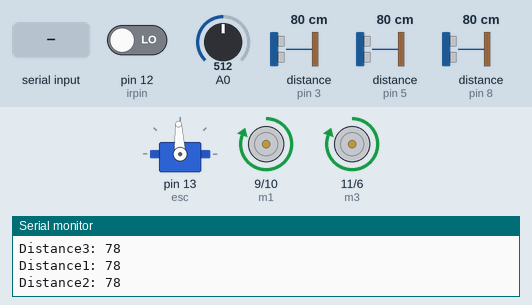
The sketch below on a simulated Arduino Uno, built with avr-gcc and run on an emulated ATmega328P. On the bench: servo, motor-driver pin pairs drawn as motors (green arrow = first pin HIGH = forward, orange = second pin HIGH = backward, longer = more drive), the last lines printed to the serial monitor. Wiring (inferred from the names in the program): 3 × ultrasonic range finder: trigger pin 2, echo pin 3 / trigger pin 4, echo pin 5 / trigger pin 7, echo pin 8. The inputs (shaded band) are chosen by the test bench; at power-on: distance to the obstacle (sensors on pin 3, pin 5, pin 8) 80 cm, pin 12 (irpin) LOW, A0 = 512. The echo pulse lasts 58.3 µs per cm.

Above: at 3.2 s.
3.3 s: distance to the obstacle (sensor on pin 3) set to 18 cm
6.3 s: distance to the obstacle (sensor on pin 3) set to 14 cm
At 7.5 s:
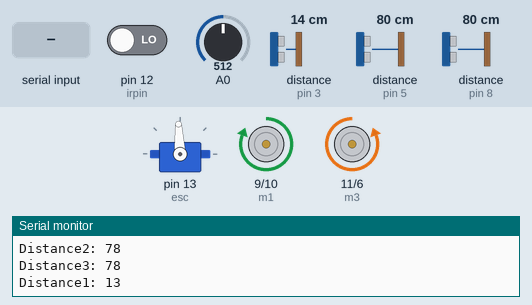
7.8 s: pin 12 (irpin) driven HIGH
At 8.6 s:
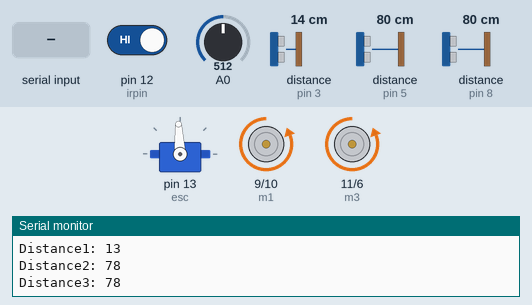
10.8 s: "R" received over Serial
At 11.9 s:
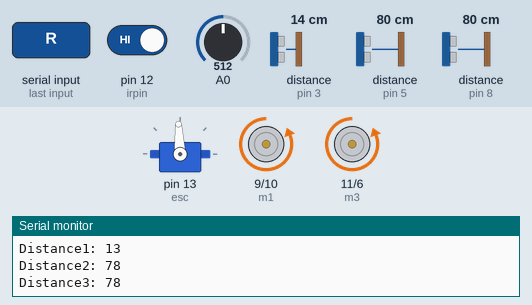
13.8 s: A0 set to 716
At 15.2 s:
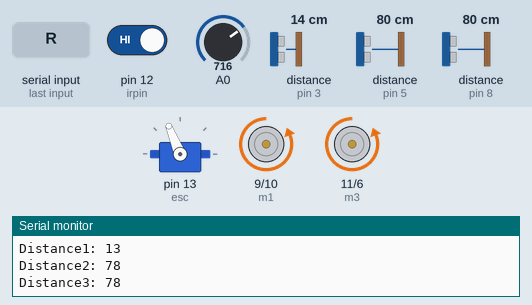
16.8 s: "F" received over Serial
At 18.6 s:
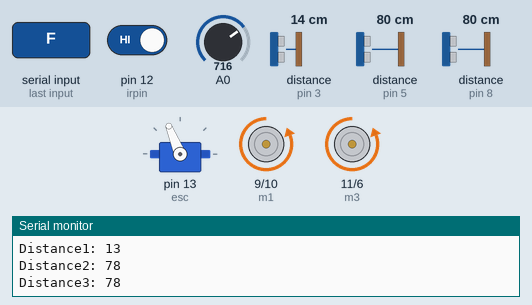
Timing chart, 0 to 20.3 s (numbered marks = the images above; inputs shaded):
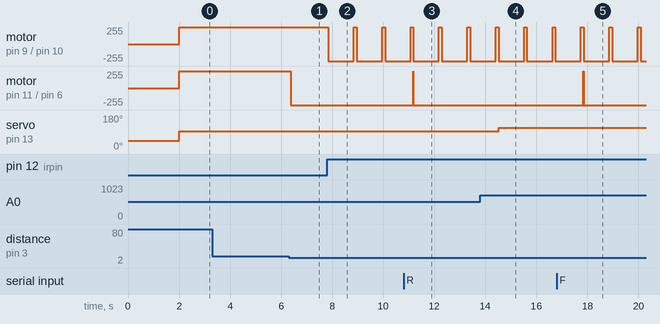

Measured:
- the behaviour switches between 17 and 16 cm on distance to the obstacle (sensor on pin 3) (found by bisection; images 0 and 1)
- after the input at 6.3 s, motor on pin 11 (m3) / pin 6 (m4): forward 255/255 → backward 255/255 after 0.08 s
- after the input at 7.8 s, motor on pin 9 (m1) / pin 10 (m2): alternates forward 255/255 for 0.11 s and backward 255/255 for 1.0 s, starting after 0.05 s
- after the input at 10.8 s, motor on pin 11 (m3) / pin 6 (m4): backward 255/255 → forward 255/255 after 0.37 s, → backward 255/255 0.01 s later
- after the input at 13.8 s, servo on pin 13 (esc): 93° → 112° after 0.72 s
- after the input at 16.8 s, motor on pin 11 (m3) / pin 6 (m4): backward 255/255 → forward 255/255 after 1.0 s, → backward 255/255 0.01 s later

The sketch:

mechano_rdy_to_rck__1_.ino
```cpp
// Mechano The Smart Floor Cleaning robot by Hobby Project

#include <Servo.h> // Include servo.h library
Servo esc;

// Pin definitions
const int trigPin1 = 2;
const int echoPin1 = 3;
const int trigPin2 = 4;
const int echoPin2 = 5;
const int trigPin3 = 7;
const int echoPin3 = 8;
const int irpin = 12;

// Motor control pin variables
const int m1 = 9;
const int m2 = 10;
const int m3 = 11;
const int m4 = 6;

long duration1;
long duration2;
long duration3;
int distanceleft;
int distancefront;
int distanceright;

int a = 0;
char cmnd;

void setup() {
  pinMode(trigPin1, OUTPUT);
  pinMode(trigPin2, OUTPUT);
  pinMode(trigPin3, OUTPUT); // Sets the trigPin as an Output
  pinMode(echoPin1, INPUT); // Sets the echoPin as an Input
  pinMode(echoPin2, INPUT);
  pinMode(echoPin3, INPUT);
  pinMode(irpin, INPUT);
  pinMode(m1, OUTPUT);
  pinMode(m2, OUTPUT);
  pinMode(m3, OUTPUT);
  pinMode(m4, OUTPUT);
  pinMode(A0, INPUT);
  Serial.begin(9600);
  esc.attach(13);
  esc.writeMicroseconds(1000);
  delay(2000);
}

void loop() {
  // Ultrasonic sensor 1
  digitalWrite(trigPin1, LOW);
  delayMicroseconds(2);
  digitalWrite(trigPin1, HIGH);
  delayMicroseconds(10);
  digitalWrite(trigPin1, LOW);
  duration1 = pulseIn(echoPin1, HIGH);
  distanceleft = duration1 * 0.034 / 2;
  Serial.print("Distance1: ");
  Serial.println(distanceleft);

  // Ultrasonic sensor 2
  digitalWrite(trigPin2, LOW);
  delayMicroseconds(2);
  digitalWrite(trigPin2, HIGH);
  delayMicroseconds(10);
  digitalWrite(trigPin2, LOW);
  duration2 = pulseIn(echoPin2, HIGH);
  distancefront = duration2 * 0.034 / 2;
  Serial.print("Distance2: ");
  Serial.println(distancefront);

  // Ultrasonic sensor 3
  digitalWrite(trigPin3, LOW);
  delayMicroseconds(2);
  digitalWrite(trigPin3, HIGH);
  delayMicroseconds(10);
  digitalWrite(trigPin3, LOW);
  duration3 = pulseIn(echoPin3, HIGH);
  distanceright = duration3 * 0.034 / 2;
  Serial.print("Distance3: ");
  Serial.println(distanceright);

  int s = digitalRead(irpin);

  int val;
  val = analogRead(A0);
  val = map(val, 0, 1023, 1000, 2000);
  esc.writeMicroseconds(val);

  if (s == HIGH) {
    digitalWrite(m1, LOW);
    digitalWrite(m2, HIGH);
    digitalWrite(m3, LOW);
    digitalWrite(m4, HIGH);
    delay(1000);
    a = 1;
  }

  if ((a == 0) && (s == LOW) && ((distanceleft <= 15 && distancefront > 15 && distanceright <= 15) || (distanceleft > 15 && distancefront > 15 && distanceright > 15))) {
    digitalWrite(m1, HIGH);
    digitalWrite(m2, LOW);
    digitalWrite(m3, HIGH);
    digitalWrite(m4, LOW);
  }

  if ((a == 1 && s == LOW) || (s == LOW && distanceleft <= 15 && distancefront <= 15 && distanceright > 15) || (s == LOW && distanceleft <= 15 && distancefront <= 15 && distanceright > 15) || (s == LOW && distanceleft <= 15 && distancefront > 15 && distanceright > 15) || (distanceleft <= 15 && distancefront > 15 && distanceright > 15)) {
    digitalWrite(m1, HIGH);
    digitalWrite(m2, LOW);
    digitalWrite(m3, LOW);
    digitalWrite(m4, HIGH);
    delay(100);
    a = 0;
  }

  if (s == LOW && ((distanceleft > 15 && distancefront <= 15 && distanceright <= 15) || (distanceleft > 15 && distancefront > 15 && distanceright <= 15) || (distanceleft > 15 && distancefront <= 15 && distanceright > 15))) {
    digitalWrite(m1, LOW);
    digitalWrite(m2, HIGH);
    digitalWrite(m3, HIGH);
    digitalWrite(m4, LOW);
  }

  while (Serial.available() > 0) {
    digitalWrite(m1, LOW);
    digitalWrite(m2, LOW);
    digitalWrite(m3, LOW);
    digitalWrite(m4, LOW);

    cmnd = Serial.read();
    Serial.println(cmnd);

    if (cmnd == 'F') { // Forward
      digitalWrite(m1, HIGH);
      digitalWrite(m2, LOW);
      digitalWrite(m3, HIGH);
      digitalWrite(m4, LOW);
    } else if (cmnd == 'B') { // Backward
      digitalWrite(m1, LOW);
      digitalWrite(m2, HIGH);
      digitalWrite(m3, LOW);
      digitalWrite(m4, HIGH);
    } else if (cmnd == 'R') { // Right
      digitalWrite(m1, LOW);
      digitalWrite(m2, HIGH);
      digitalWrite(m3, HIGH);
      digitalWrite(m4, LOW);
    } else if (cmnd == 'L') { // Left
      digitalWrite(m1, HIGH);
      digitalWrite(m2, LOW);
      digitalWrite(m3, LOW);
      digitalWrite(m4, HIGH);
    } else if (cmnd == 'I') { // Forward Right
      digitalWrite(m1, HIGH);
      digitalWrite(m2, LOW);
      digitalWrite(m3, LOW);
      digitalWrite(m4, LOW);
    } else if (cmnd == 'J') { // Backward Right
      digitalWrite(m1, LOW);
      digitalWrite(m2, HIGH);
      digitalWrite(m3, LOW);
      digitalWrite(m4, LOW);
    } else if (cmnd == 'G') { // Forward Left
      digitalWrite(m1, LOW);
      digitalWrite(m2, LOW);
      digitalWrite(m3, HIGH);
      digitalWrite(m4, LOW);
    } else if (cmnd == 'H') { // Backward Left
      digitalWrite(m1, LOW);
      digitalWrite(m2, LOW);
      digitalWrite(m3, LOW);
      digitalWrite(m4, HIGH);
    }
  }
}
```
